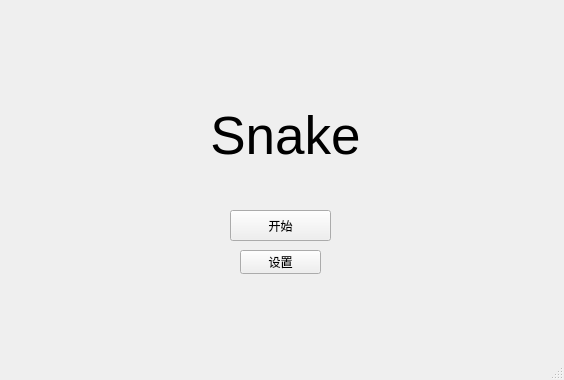
<?xml version="1.0" encoding="UTF-8"?>
<ui version="4.0">
 <class>MainWindow</class>
 <widget class="QMainWindow" name="MainWindow">
  <property name="geometry">
   <rect>
    <x>0</x>
    <y>0</y>
    <width>564</width>
    <height>380</height>
   </rect>
  </property>
  <property name="windowTitle">
   <string>MainWindow</string>
  </property>
  <widget class="QWidget" name="centralwidget">
   <widget class="QStackedWidget" name="gameScene">
    <property name="geometry">
     <rect>
      <x>0</x>
      <y>0</y>
      <width>561</width>
      <height>331</height>
     </rect>
    </property>
    <widget class="QWidget" name="start">
     <widget class="QPushButton" name="pbStartGame">
      <property name="geometry">
       <rect>
        <x>230</x>
        <y>210</y>
        <width>101</width>
        <height>31</height>
       </rect>
      </property>
      <property name="text">
       <string>开始</string>
      </property>
     </widget>
     <widget class="QLabel" name="label">
      <property name="geometry">
       <rect>
        <x>190</x>
        <y>110</y>
        <width>191</width>
        <height>51</height>
       </rect>
      </property>
      <property name="font">
       <font>
        <pointsize>40</pointsize>
       </font>
      </property>
      <property name="text">
       <string>Snake</string>
      </property>
      <property name="alignment">
       <set>Qt::AlignCenter</set>
      </property>
     </widget>
     <widget class="QPushButton" name="pbset">
      <property name="geometry">
       <rect>
        <x>240</x>
        <y>250</y>
        <width>81</width>
        <height>24</height>
       </rect>
      </property>
      <property name="text">
       <string>设置</string>
      </property>
     </widget>
    </widget>
    <widget class="QWidget" name="set">
     <widget class="QLabel" name="label_3">
      <property name="geometry">
       <rect>
        <x>30</x>
        <y>150</y>
        <width>53</width>
        <height>16</height>
       </rect>
      </property>
      <property name="text">
       <string>游戏难度</string>
      </property>
     </widget>
     <widget class="QRadioButton" name="rbEasy">
      <property name="geometry">
       <rect>
        <x>140</x>
        <y>110</y>
        <width>281</width>
        <height>20</height>
       </rect>
      </property>
      <property name="text">
       <string>不会真有人达不到1000分吧</string>
      </property>
     </widget>
     <widget class="QRadioButton" name="rbMid">
      <property name="geometry">
       <rect>
        <x>140</x>
        <y>150</y>
        <width>95</width>
        <height>20</height>
       </rect>
      </property>
      <property name="text">
       <string>我奶奶都能玩</string>
      </property>
     </widget>
     <widget class="QRadioButton" name="rbDiffi">
      <property name="geometry">
       <rect>
        <x>140</x>
        <y>200</y>
        <width>95</width>
        <height>20</height>
       </rect>
      </property>
      <property name="text">
       <string>没手都行</string>
      </property>
     </widget>
     <widget class="QPushButton" name="pbsave">
      <property name="geometry">
       <rect>
        <x>20</x>
        <y>190</y>
        <width>75</width>
        <height>24</height>
       </rect>
      </property>
      <property name="text">
       <string>保存</string>
      </property>
     </widget>
    </widget>
    <widget class="QWidget" name="end">
     <widget class="QPushButton" name="pbTryAgain">
      <property name="geometry">
       <rect>
        <x>220</x>
        <y>210</y>
        <width>111</width>
        <height>31</height>
       </rect>
      </property>
      <property name="text">
       <string>重试</string>
      </property>
     </widget>
     <widget class="QLabel" name="label_2">
      <property name="geometry">
       <rect>
        <x>200</x>
        <y>100</y>
        <width>141</width>
        <height>71</height>
       </rect>
      </property>
      <property name="font">
       <font>
        <pointsize>31</pointsize>
       </font>
      </property>
      <property name="text">
       <string>你寄了</string>
      </property>
      <property name="alignment">
       <set>Qt::AlignCenter</set>
      </property>
     </widget>
    </widget>
    <widget class="QWidget" name="game">
     <widget class="QLabel" name="lbscore">
      <property name="geometry">
       <rect>
        <x>20</x>
        <y>20</y>
        <width>71</width>
        <height>21</height>
       </rect>
      </property>
      <property name="font">
       <font>
        <pointsize>11</pointsize>
       </font>
      </property>
      <property name="text">
       <string>score:</string>
      </property>
     </widget>
    </widget>
   </widget>
  </widget>
  <widget class="QMenuBar" name="menubar">
   <property name="geometry">
    <rect>
     <x>0</x>
     <y>0</y>
     <width>564</width>
     <height>22</height>
    </rect>
   </property>
  </widget>
  <widget class="QStatusBar" name="statusbar"/>
 </widget>
 <resources/>
 <connections/>
</ui>
